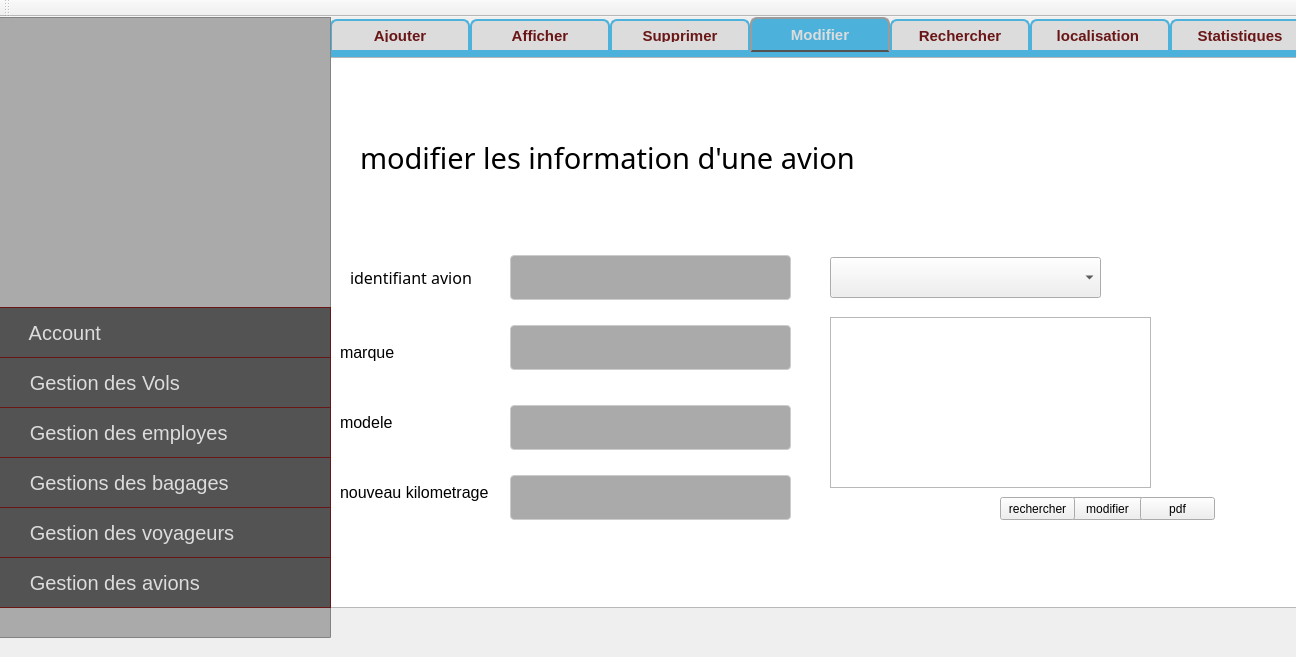
<?xml version="1.0" encoding="UTF-8"?>
<ui version="4.0">
 <class>MainWindow</class>
 <widget class="QMainWindow" name="MainWindow">
  <property name="geometry">
   <rect>
    <x>0</x>
    <y>0</y>
    <width>1296</width>
    <height>657</height>
   </rect>
  </property>
  <property name="windowTitle">
   <string>Gestion des Clients</string>
  </property>
  <widget class="QWidget" name="centralWidget">
   <widget class="QTabWidget" name="tabWidget">
    <property name="geometry">
     <rect>
      <x>330</x>
      <y>0</y>
      <width>1511</width>
      <height>871</height>
     </rect>
    </property>
    <property name="font">
     <font>
      <pointsize>8</pointsize>
      <weight>75</weight>
      <bold>true</bold>
      <underline>false</underline>
     </font>
    </property>
    <property name="styleSheet">
     <string notr="true">#QWidget {
background:#4cb1db ;
}
QTabWidget::pane { /* The tab widget frame */
border-top: 5px solid #4cb1db;
}
QTabWidget::tab-bar {
left: 0px; /* move to the right by 5px */
}
/* Style the tab using the tab sub-control. Note that it reads QTabBar _not_ QTabWidget */
QTabBar::tab {
background: #dcdcdc;
border: 2px solid #4cb1db ;
border-bottom-color: #4cb1db ; /* same as the pane color */
border-top-left-radius: 7px;
border-top-right-radius: 7px;
min-width: 120px;
padding: 8px;
color: #6a1616;
font-size:15px;
font-family:Arial, Helvetica, sans-serif;
}
QTabBar::tab:selected, QTabBar::tab:hover {
background: qlineargradient(x1: 0, y1: 0, x2: 0, y2: 1, stop: 0 #4cb1db , stop: 0.4 #4cb1db , stop: 0.5 #4cb1db , stop: 1.0 #4cb1db );
}
QTabBar::tab:selected {
border-color: #9B9B9B;
border-bottom-color: #535353; /* same as pane color */
color: #dcdcdc;
font-size:15px;
font-family:Arial, Helvetica, sans-serif;
}
QTabBar::tab:!selected {
margin-top: 2px; /* make non-selected tabs look smaller */
}
QLineEdit {
  width: 100%;
  padding: 12px 20px;
  margin: 8px 0;
  display: inline-block;
  border: 1px solid #ccc;
  border-radius: 4px;
  box-sizing: border-box;
}</string>
    </property>
    <property name="currentIndex">
     <number>3</number>
    </property>
    <widget class="QWidget" name="tab_8">
     <attribute name="title">
      <string>Ajouter</string>
     </attribute>
     <widget class="QTextBrowser" name="textBrowser">
      <property name="geometry">
       <rect>
        <x>-20</x>
        <y>0</y>
        <width>1011</width>
        <height>661</height>
       </rect>
      </property>
     </widget>
     <widget class="QLabel" name="label_9">
      <property name="geometry">
       <rect>
        <x>20</x>
        <y>50</y>
        <width>561</width>
        <height>61</height>
       </rect>
      </property>
      <property name="font">
       <font>
        <family>Modern No. 20</family>
        <pointsize>22</pointsize>
       </font>
      </property>
      <property name="text">
       <string>veuillez remplir les information suivantes </string>
      </property>
     </widget>
     <widget class="QLabel" name="label_10">
      <property name="geometry">
       <rect>
        <x>40</x>
        <y>170</y>
        <width>251</width>
        <height>20</height>
       </rect>
      </property>
      <property name="font">
       <font>
        <family>Microsoft YaHei UI</family>
        <pointsize>12</pointsize>
       </font>
      </property>
      <property name="text">
       <string>numero de serie  d'avion </string>
      </property>
     </widget>
     <widget class="QLabel" name="label_12">
      <property name="geometry">
       <rect>
        <x>40</x>
        <y>450</y>
        <width>121</width>
        <height>21</height>
       </rect>
      </property>
      <property name="font">
       <font>
        <family>Microsoft YaHei UI</family>
        <pointsize>12</pointsize>
       </font>
      </property>
      <property name="text">
       <string>kilometrage</string>
      </property>
     </widget>
     <widget class="QLabel" name="label_13">
      <property name="geometry">
       <rect>
        <x>40</x>
        <y>350</y>
        <width>131</width>
        <height>31</height>
       </rect>
      </property>
      <property name="font">
       <font>
        <family>Microsoft YaHei UI</family>
        <pointsize>12</pointsize>
       </font>
      </property>
      <property name="text">
       <string>modele d'avion</string>
      </property>
     </widget>
     <widget class="QLabel" name="label_14">
      <property name="geometry">
       <rect>
        <x>40</x>
        <y>260</y>
        <width>101</width>
        <height>31</height>
       </rect>
      </property>
      <property name="font">
       <font>
        <family>Microsoft YaHei UI</family>
        <pointsize>12</pointsize>
       </font>
      </property>
      <property name="text">
       <string>marque</string>
      </property>
     </widget>
     <widget class="QLineEdit" name="lineEdit_2">
      <property name="geometry">
       <rect>
        <x>300</x>
        <y>150</y>
        <width>301</width>
        <height>341</height>
       </rect>
      </property>
     </widget>
     <widget class="QLineEdit" name="le_modele">
      <property name="geometry">
       <rect>
        <x>300</x>
        <y>330</y>
        <width>301</width>
        <height>71</height>
       </rect>
      </property>
      <property name="styleSheet">
       <string notr="true">
background-color: rgb(189, 189, 189);</string>
      </property>
     </widget>
     <widget class="QLineEdit" name="le_id">
      <property name="geometry">
       <rect>
        <x>300</x>
        <y>150</y>
        <width>301</width>
        <height>71</height>
       </rect>
      </property>
      <property name="styleSheet">
       <string notr="true">background-color: rgb(188, 188, 188);</string>
      </property>
     </widget>
     <widget class="QLineEdit" name="la_marque">
      <property name="geometry">
       <rect>
        <x>300</x>
        <y>240</y>
        <width>301</width>
        <height>71</height>
       </rect>
      </property>
      <property name="styleSheet">
       <string notr="true">background-color: rgb(188, 188, 188);</string>
      </property>
     </widget>
     <widget class="QPushButton" name="pb_ajouter">
      <property name="geometry">
       <rect>
        <x>710</x>
        <y>470</y>
        <width>75</width>
        <height>23</height>
       </rect>
      </property>
      <property name="text">
       <string>ajouter</string>
      </property>
     </widget>
     <widget class="QLineEdit" name="le_kil">
      <property name="geometry">
       <rect>
        <x>300</x>
        <y>420</y>
        <width>301</width>
        <height>71</height>
       </rect>
      </property>
      <property name="styleSheet">
       <string notr="true">background-color: rgb(189, 189, 189);</string>
      </property>
     </widget>
     <widget class="QPushButton" name="pb_annuler_2">
      <property name="geometry">
       <rect>
        <x>780</x>
        <y>470</y>
        <width>75</width>
        <height>23</height>
       </rect>
      </property>
      <property name="text">
       <string>annuler</string>
      </property>
     </widget>
    </widget>
    <widget class="QWidget" name="tab_9">
     <attribute name="title">
      <string>Afficher</string>
     </attribute>
     <widget class="QTextBrowser" name="textBrowser_2">
      <property name="geometry">
       <rect>
        <x>-5</x>
        <y>1</y>
        <width>1001</width>
        <height>551</height>
       </rect>
      </property>
     </widget>
     <widget class="QLabel" name="label_31">
      <property name="geometry">
       <rect>
        <x>20</x>
        <y>30</y>
        <width>671</width>
        <height>61</height>
       </rect>
      </property>
      <property name="font">
       <font>
        <family>Modern No. 20</family>
        <pointsize>22</pointsize>
       </font>
      </property>
      <property name="text">
       <string>afficher les information  d'une avion</string>
      </property>
     </widget>
     <widget class="QTableView" name="tab_avion">
      <property name="geometry">
       <rect>
        <x>25</x>
        <y>101</y>
        <width>861</width>
        <height>371</height>
       </rect>
      </property>
     </widget>
     <widget class="QPushButton" name="pb_afficher">
      <property name="geometry">
       <rect>
        <x>780</x>
        <y>420</y>
        <width>75</width>
        <height>23</height>
       </rect>
      </property>
      <property name="text">
       <string>afficher</string>
      </property>
     </widget>
     <widget class="QPushButton" name="pb_tri">
      <property name="geometry">
       <rect>
        <x>710</x>
        <y>420</y>
        <width>75</width>
        <height>23</height>
       </rect>
      </property>
      <property name="text">
       <string>tri_asc</string>
      </property>
     </widget>
     <widget class="QPushButton" name="pb_tri_desc">
      <property name="geometry">
       <rect>
        <x>640</x>
        <y>420</y>
        <width>75</width>
        <height>23</height>
       </rect>
      </property>
      <property name="text">
       <string>tri_desc</string>
      </property>
     </widget>
    </widget>
    <widget class="QWidget" name="tab_11">
     <attribute name="title">
      <string>Supprimer</string>
     </attribute>
     <widget class="QTextBrowser" name="textBrowser_3">
      <property name="geometry">
       <rect>
        <x>10</x>
        <y>0</y>
        <width>1011</width>
        <height>581</height>
       </rect>
      </property>
     </widget>
     <widget class="QLabel" name="label_20">
      <property name="geometry">
       <rect>
        <x>30</x>
        <y>50</y>
        <width>561</width>
        <height>61</height>
       </rect>
      </property>
      <property name="font">
       <font>
        <family>Modern No. 20</family>
        <pointsize>22</pointsize>
       </font>
      </property>
      <property name="text">
       <string>Suppression une avion</string>
      </property>
     </widget>
     <widget class="QLabel" name="label_21">
      <property name="geometry">
       <rect>
        <x>30</x>
        <y>150</y>
        <width>241</width>
        <height>31</height>
       </rect>
      </property>
      <property name="font">
       <font>
        <family>Microsoft YaHei</family>
        <pointsize>12</pointsize>
       </font>
      </property>
      <property name="text">
       <string>tapez le numero de serie </string>
      </property>
     </widget>
     <widget class="QLineEdit" name="le_id_supp">
      <property name="geometry">
       <rect>
        <x>280</x>
        <y>140</y>
        <width>271</width>
        <height>51</height>
       </rect>
      </property>
      <property name="styleSheet">
       <string notr="true">background-color: rgb(170, 170, 170);</string>
      </property>
     </widget>
     <widget class="QPushButton" name="pb_supprimer">
      <property name="geometry">
       <rect>
        <x>650</x>
        <y>490</y>
        <width>75</width>
        <height>23</height>
       </rect>
      </property>
      <property name="text">
       <string>supprimer</string>
      </property>
     </widget>
     <widget class="QComboBox" name="id_supp">
      <property name="geometry">
       <rect>
        <x>280</x>
        <y>200</y>
        <width>271</width>
        <height>41</height>
       </rect>
      </property>
     </widget>
     <widget class="QPushButton" name="pb_annuler">
      <property name="geometry">
       <rect>
        <x>720</x>
        <y>490</y>
        <width>75</width>
        <height>23</height>
       </rect>
      </property>
      <property name="text">
       <string>annuler</string>
      </property>
     </widget>
    </widget>
    <widget class="QWidget" name="tab_10">
     <attribute name="title">
      <string>Modifier</string>
     </attribute>
     <widget class="QTextBrowser" name="textBrowser_4">
      <property name="geometry">
       <rect>
        <x>0</x>
        <y>0</y>
        <width>991</width>
        <height>551</height>
       </rect>
      </property>
     </widget>
     <widget class="QLabel" name="label_28">
      <property name="geometry">
       <rect>
        <x>30</x>
        <y>70</y>
        <width>671</width>
        <height>61</height>
       </rect>
      </property>
      <property name="font">
       <font>
        <family>Modern No. 20</family>
        <pointsize>22</pointsize>
       </font>
      </property>
      <property name="text">
       <string>modifier les information d'une avion</string>
      </property>
     </widget>
     <widget class="QLabel" name="label_30">
      <property name="geometry">
       <rect>
        <x>20</x>
        <y>200</y>
        <width>171</width>
        <height>41</height>
       </rect>
      </property>
      <property name="font">
       <font>
        <family>Microsoft YaHei</family>
        <pointsize>12</pointsize>
       </font>
      </property>
      <property name="text">
       <string>identifiant avion</string>
      </property>
     </widget>
     <widget class="QPushButton" name="pb_modifier">
      <property name="geometry">
       <rect>
        <x>740</x>
        <y>440</y>
        <width>75</width>
        <height>23</height>
       </rect>
      </property>
      <property name="text">
       <string>modifier</string>
      </property>
     </widget>
     <widget class="QLineEdit" name="mod_id">
      <property name="geometry">
       <rect>
        <x>180</x>
        <y>190</y>
        <width>281</width>
        <height>61</height>
       </rect>
      </property>
      <property name="styleSheet">
       <string notr="true">background-color: rgb(170, 170, 170);</string>
      </property>
     </widget>
     <widget class="QLineEdit" name="mod_kil">
      <property name="geometry">
       <rect>
        <x>180</x>
        <y>410</y>
        <width>281</width>
        <height>61</height>
       </rect>
      </property>
      <property name="styleSheet">
       <string notr="true">background-color: rgb(170, 170, 170);</string>
      </property>
     </widget>
     <widget class="QLabel" name="label_15">
      <property name="geometry">
       <rect>
        <x>10</x>
        <y>420</y>
        <width>161</width>
        <height>31</height>
       </rect>
      </property>
      <property name="font">
       <font>
        <pointsize>12</pointsize>
       </font>
      </property>
      <property name="text">
       <string>nouveau kilometrage</string>
      </property>
     </widget>
     <widget class="QLineEdit" name="mod_modele">
      <property name="geometry">
       <rect>
        <x>180</x>
        <y>340</y>
        <width>281</width>
        <height>61</height>
       </rect>
      </property>
      <property name="styleSheet">
       <string notr="true">background-color: rgb(170, 170, 170);</string>
      </property>
     </widget>
     <widget class="QLineEdit" name="mod_marque">
      <property name="geometry">
       <rect>
        <x>180</x>
        <y>260</y>
        <width>281</width>
        <height>61</height>
       </rect>
      </property>
      <property name="styleSheet">
       <string notr="true">background-color: rgb(170, 170, 170);</string>
      </property>
     </widget>
     <widget class="QLabel" name="label_16">
      <property name="geometry">
       <rect>
        <x>10</x>
        <y>280</y>
        <width>161</width>
        <height>31</height>
       </rect>
      </property>
      <property name="font">
       <font>
        <pointsize>12</pointsize>
       </font>
      </property>
      <property name="text">
       <string>marque</string>
      </property>
     </widget>
     <widget class="QLabel" name="label_17">
      <property name="geometry">
       <rect>
        <x>10</x>
        <y>350</y>
        <width>161</width>
        <height>31</height>
       </rect>
      </property>
      <property name="font">
       <font>
        <pointsize>12</pointsize>
       </font>
      </property>
      <property name="text">
       <string>modele</string>
      </property>
     </widget>
     <widget class="QComboBox" name="id_modd">
      <property name="geometry">
       <rect>
        <x>500</x>
        <y>200</y>
        <width>271</width>
        <height>41</height>
       </rect>
      </property>
     </widget>
     <widget class="QTableView" name="tab_mod">
      <property name="geometry">
       <rect>
        <x>500</x>
        <y>260</y>
        <width>321</width>
        <height>171</height>
       </rect>
      </property>
     </widget>
     <widget class="QPushButton" name="pb_rech_mod">
      <property name="geometry">
       <rect>
        <x>670</x>
        <y>440</y>
        <width>75</width>
        <height>23</height>
       </rect>
      </property>
      <property name="text">
       <string>rechercher</string>
      </property>
     </widget>
     <widget class="QPushButton" name="pdf">
      <property name="geometry">
       <rect>
        <x>810</x>
        <y>440</y>
        <width>75</width>
        <height>23</height>
       </rect>
      </property>
      <property name="text">
       <string>pdf</string>
      </property>
     </widget>
    </widget>
    <widget class="QWidget" name="tab_12">
     <attribute name="title">
      <string>Rechercher</string>
     </attribute>
     <widget class="QTableView" name="tab_rech">
      <property name="geometry">
       <rect>
        <x>30</x>
        <y>80</y>
        <width>861</width>
        <height>371</height>
       </rect>
      </property>
     </widget>
     <widget class="QLineEdit" name="rech">
      <property name="geometry">
       <rect>
        <x>40</x>
        <y>10</y>
        <width>271</width>
        <height>51</height>
       </rect>
      </property>
      <property name="styleSheet">
       <string notr="true">background-color: rgb(170, 170, 170);</string>
      </property>
     </widget>
    </widget>
    <widget class="QWidget" name="tab_13">
     <attribute name="title">
      <string>localisation </string>
     </attribute>
     <widget class="QPushButton" name="exitBtn">
      <property name="geometry">
       <rect>
        <x>820</x>
        <y>710</y>
        <width>131</width>
        <height>41</height>
       </rect>
      </property>
      <property name="styleSheet">
       <string notr="true">QPushButton {
color: #dcdcdc;
background:#535353;
border: none;
font-size:20px;
font-family:Arial, Helvetica, sans-serif;
border: 1px solid #6a1616;
border-radius: 8px;
}
QPushButton:hover {
color:#fff;
background:#6a1616;
border: none;
}
</string>
      </property>
      <property name="text">
       <string>Quitter</string>
      </property>
     </widget>
     <widget class="QPushButton" name="sendBtn">
      <property name="geometry">
       <rect>
        <x>650</x>
        <y>710</y>
        <width>141</width>
        <height>41</height>
       </rect>
      </property>
      <property name="styleSheet">
       <string notr="true">QPushButton {
color: #dcdcdc;
background:#535353;
border: none;
font-size:20px;
font-family:Arial, Helvetica, sans-serif;
border: 1px solid #6a1616;
border-radius: 8px;
}
QPushButton:hover {
color:#fff;
background:#6a1616;
border: none;
}
</string>
      </property>
      <property name="text">
       <string>Envoyer</string>
      </property>
     </widget>
    </widget>
    <widget class="QWidget" name="tab_14">
     <attribute name="title">
      <string>Statistiques</string>
     </attribute>
    </widget>
   </widget>
   <widget class="QFrame" name="frame">
    <property name="geometry">
     <rect>
      <x>-10</x>
      <y>0</y>
      <width>341</width>
      <height>621</height>
     </rect>
    </property>
    <property name="styleSheet">
     <string notr="true">#frame {
background:#aaaaaa;
}</string>
    </property>
    <property name="frameShape">
     <enum>QFrame::StyledPanel</enum>
    </property>
    <property name="frameShadow">
     <enum>QFrame::Raised</enum>
    </property>
    <widget class="QPushButton" name="g_emp">
     <property name="geometry">
      <rect>
       <x>0</x>
       <y>390</y>
       <width>341</width>
       <height>51</height>
      </rect>
     </property>
     <property name="styleSheet">
      <string notr="true">QPushButton {
color: #dcdcdc;
background:#535353;
border: none;
font-size:20px;
font-family:Arial, Helvetica, sans-serif;
text-align: left;
border: 1px solid #6a1616;
}
QPushButton:hover {
color:#fff;
background:#4cb1db ;
border: none;
text-align: left;
}
</string>
     </property>
     <property name="text">
      <string>       Gestion des employes</string>
     </property>
    </widget>
    <widget class="QLabel" name="label">
     <property name="geometry">
      <rect>
       <x>50</x>
       <y>20</y>
       <width>261</width>
       <height>251</height>
      </rect>
     </property>
     <property name="text">
      <string/>
     </property>
     <property name="pixmap">
      <pixmap>:/new/prefix1/admin.png</pixmap>
     </property>
     <property name="scaledContents">
      <bool>true</bool>
     </property>
    </widget>
    <widget class="QLabel" name="fire_">
     <property name="geometry">
      <rect>
       <x>90</x>
       <y>20</y>
       <width>111</width>
       <height>16</height>
      </rect>
     </property>
     <property name="text">
      <string/>
     </property>
    </widget>
    <widget class="QLabel" name="label_4">
     <property name="geometry">
      <rect>
       <x>280</x>
       <y>400</y>
       <width>51</width>
       <height>31</height>
      </rect>
     </property>
     <property name="text">
      <string/>
     </property>
     <property name="pixmap">
      <pixmap>../gestion_avion/employe.png</pixmap>
     </property>
     <property name="scaledContents">
      <bool>true</bool>
     </property>
    </widget>
    <widget class="QPushButton" name="g_bag">
     <property name="geometry">
      <rect>
       <x>0</x>
       <y>440</y>
       <width>341</width>
       <height>51</height>
      </rect>
     </property>
     <property name="styleSheet">
      <string notr="true">QPushButton {
color: #dcdcdc;
background:#535353;
border: none;
font-size:20px;
font-family:Arial, Helvetica, sans-serif;
text-align: left;
border: 1px solid #6a1616;
}
QPushButton:hover {
color:#fff;
background:#4cb1db ;
border: none;
text-align: left;
}
</string>
     </property>
     <property name="text">
      <string>       Gestions des bagages</string>
     </property>
    </widget>
    <widget class="QLabel" name="label_6">
     <property name="geometry">
      <rect>
       <x>280</x>
       <y>450</y>
       <width>51</width>
       <height>31</height>
      </rect>
     </property>
     <property name="text">
      <string/>
     </property>
     <property name="pixmap">
      <pixmap>../gestion_avion/valise.png</pixmap>
     </property>
     <property name="scaledContents">
      <bool>true</bool>
     </property>
    </widget>
    <widget class="QPushButton" name="g_voy">
     <property name="geometry">
      <rect>
       <x>0</x>
       <y>490</y>
       <width>341</width>
       <height>51</height>
      </rect>
     </property>
     <property name="styleSheet">
      <string notr="true">QPushButton {
color: #dcdcdc;
background:#535353;
border: none;
font-size:20px;
font-family:Arial, Helvetica, sans-serif;
text-align: left;
border: 1px solid #6a1616;
}
QPushButton:hover {
color:#fff;
background:#4cb1db ;
border: none;
text-align: left;
}
</string>
     </property>
     <property name="text">
      <string>       Gestion des voyageurs</string>
     </property>
    </widget>
    <widget class="QLabel" name="label_51">
     <property name="geometry">
      <rect>
       <x>280</x>
       <y>500</y>
       <width>51</width>
       <height>31</height>
      </rect>
     </property>
     <property name="text">
      <string/>
     </property>
     <property name="pixmap">
      <pixmap>../gestion_avion/voyageur-avec-une-valise.png</pixmap>
     </property>
     <property name="scaledContents">
      <bool>true</bool>
     </property>
    </widget>
    <widget class="QPushButton" name="g_avion">
     <property name="geometry">
      <rect>
       <x>0</x>
       <y>540</y>
       <width>341</width>
       <height>51</height>
      </rect>
     </property>
     <property name="styleSheet">
      <string notr="true">QPushButton {
color: #dcdcdc;
background:#535353;
border: none;
font-size:20px;
font-family:Arial, Helvetica, sans-serif;
text-align: left;
border: 1px solid #6a1616;
}
QPushButton:hover {
color:#fff;
background:#4cb1db ;
border: none;
text-align: left;
}
</string>
     </property>
     <property name="text">
      <string>       Gestion des avions</string>
     </property>
    </widget>
    <widget class="QLabel" name="label_8">
     <property name="geometry">
      <rect>
       <x>280</x>
       <y>540</y>
       <width>51</width>
       <height>51</height>
      </rect>
     </property>
     <property name="text">
      <string/>
     </property>
     <property name="pixmap">
      <pixmap>../gestion_avion/avion.png</pixmap>
     </property>
     <property name="scaledContents">
      <bool>true</bool>
     </property>
    </widget>
    <widget class="QPushButton" name="compte">
     <property name="geometry">
      <rect>
       <x>0</x>
       <y>290</y>
       <width>341</width>
       <height>51</height>
      </rect>
     </property>
     <property name="styleSheet">
      <string notr="true">QPushButton {
color: #dcdcdc;
background:#535353;
border: none;
font-size:20px;
font-family:Arial, Helvetica, sans-serif;
text-align: left;
border: 1px solid #6a1616;
}
QPushButton:hover {
color:#fff;
background:#4cb1db ;
border: none;
text-align: left;
}
</string>
     </property>
     <property name="text">
      <string>       Account</string>
     </property>
    </widget>
    <widget class="QLabel" name="label_3">
     <property name="geometry">
      <rect>
       <x>290</x>
       <y>300</y>
       <width>31</width>
       <height>31</height>
      </rect>
     </property>
     <property name="text">
      <string/>
     </property>
     <property name="pixmap">
      <pixmap>:/new/prefix1/g_account.png</pixmap>
     </property>
     <property name="scaledContents">
      <bool>true</bool>
     </property>
    </widget>
    <widget class="QPushButton" name="g_vol">
     <property name="geometry">
      <rect>
       <x>0</x>
       <y>340</y>
       <width>341</width>
       <height>51</height>
      </rect>
     </property>
     <property name="styleSheet">
      <string notr="true">QPushButton {
color: #dcdcdc;
background:#535353;
border: none;
font-size:20px;
font-family:Arial, Helvetica, sans-serif;
text-align: left;
border: 1px solid #6a1616;
}
QPushButton:hover {
color:#fff;
background:#4cb1db ;
border: none;
text-align: left;
}
</string>
     </property>
     <property name="text">
      <string>       Gestion des Vols</string>
     </property>
    </widget>
    <widget class="QLabel" name="label_2">
     <property name="geometry">
      <rect>
       <x>280</x>
       <y>350</y>
       <width>51</width>
       <height>31</height>
      </rect>
     </property>
     <property name="text">
      <string/>
     </property>
     <property name="pixmap">
      <pixmap>../gestion_avion/flying.png</pixmap>
     </property>
     <property name="scaledContents">
      <bool>true</bool>
     </property>
    </widget>
    <widget class="QLabel" name="label_5">
     <property name="geometry">
      <rect>
       <x>50</x>
       <y>20</y>
       <width>241</width>
       <height>231</height>
      </rect>
     </property>
     <property name="text">
      <string/>
     </property>
     <property name="pixmap">
      <pixmap>../gestion_avion/aa.png</pixmap>
     </property>
     <property name="scaledContents">
      <bool>true</bool>
     </property>
    </widget>
    <widget class="QLabel" name="label_7">
     <property name="geometry">
      <rect>
       <x>280</x>
       <y>300</y>
       <width>51</width>
       <height>31</height>
      </rect>
     </property>
     <property name="text">
      <string/>
     </property>
     <property name="pixmap">
      <pixmap>../gestion_avion/home.png</pixmap>
     </property>
     <property name="scaledContents">
      <bool>true</bool>
     </property>
    </widget>
   </widget>
  </widget>
  <widget class="QMenuBar" name="menuBar">
   <property name="geometry">
    <rect>
     <x>0</x>
     <y>0</y>
     <width>1296</width>
     <height>22</height>
    </rect>
   </property>
  </widget>
  <widget class="QToolBar" name="mainToolBar">
   <attribute name="toolBarArea">
    <enum>TopToolBarArea</enum>
   </attribute>
   <attribute name="toolBarBreak">
    <bool>false</bool>
   </attribute>
  </widget>
 </widget>
 <layoutdefault spacing="6" margin="11"/>
 <resources/>
 <connections/>
</ui>
